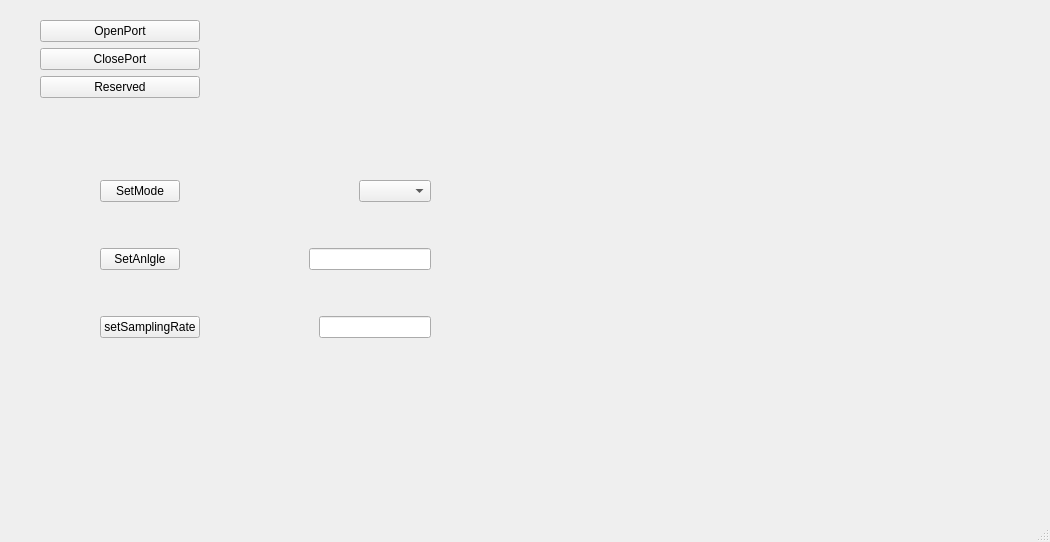
<?xml version="1.0" encoding="UTF-8"?>
<ui version="4.0">
 <class>MainWindow</class>
 <widget class="QMainWindow" name="MainWindow">
  <property name="geometry">
   <rect>
    <x>0</x>
    <y>0</y>
    <width>1050</width>
    <height>542</height>
   </rect>
  </property>
  <property name="windowTitle">
   <string>MainWindow</string>
  </property>
  <property name="styleSheet">
   <string notr="true"/>
  </property>
  <widget class="QWidget" name="centralwidget">
   <widget class="QWidget" name="verticalLayoutWidget">
    <property name="geometry">
     <rect>
      <x>40</x>
      <y>20</y>
      <width>160</width>
      <height>80</height>
     </rect>
    </property>
    <layout class="QVBoxLayout" name="VBoxLayout_ComPortSettings">
     <item>
      <widget class="QPushButton" name="PushButton_OpenPort">
       <property name="text">
        <string>OpenPort</string>
       </property>
      </widget>
     </item>
     <item>
      <widget class="QPushButton" name="PushButton_ClosePort">
       <property name="text">
        <string>ClosePort</string>
       </property>
      </widget>
     </item>
     <item>
      <widget class="QPushButton" name="PushButton_Reserved">
       <property name="text">
        <string>Reserved</string>
       </property>
      </widget>
     </item>
    </layout>
   </widget>
   <widget class="QWidget" name="verticalLayoutWidget_2">
    <property name="geometry">
     <rect>
      <x>100</x>
      <y>140</y>
      <width>331</width>
      <height>241</height>
     </rect>
    </property>
    <layout class="QVBoxLayout" name="verticalLayout">
     <item>
      <layout class="QHBoxLayout" name="horizontalLayout_3">
       <item>
        <widget class="QPushButton" name="pushButton_SetMode">
         <property name="text">
          <string>SetMode</string>
         </property>
        </widget>
       </item>
       <item>
        <spacer name="horizontalSpacer">
         <property name="orientation">
          <enum>Qt::Orientation::Horizontal</enum>
         </property>
         <property name="sizeHint" stdset="0">
          <size>
           <width>40</width>
           <height>20</height>
          </size>
         </property>
        </spacer>
       </item>
       <item>
        <widget class="QComboBox" name="comboBox_SetModeSelection"/>
       </item>
      </layout>
     </item>
     <item>
      <layout class="QHBoxLayout" name="horizontalLayout_2">
       <item>
        <widget class="QPushButton" name="pushButton_SetAngle">
         <property name="text">
          <string>SetAnlgle</string>
         </property>
        </widget>
       </item>
       <item>
        <spacer name="horizontalSpacer_2">
         <property name="orientation">
          <enum>Qt::Orientation::Horizontal</enum>
         </property>
         <property name="sizeHint" stdset="0">
          <size>
           <width>40</width>
           <height>20</height>
          </size>
         </property>
        </spacer>
       </item>
       <item>
        <widget class="QLineEdit" name="lineEdit_SetAngleInput">
         <property name="inputMask">
          <string/>
         </property>
         <property name="text">
          <string extracomment="Set"/>
         </property>
         <property name="placeholderText">
          <string/>
         </property>
        </widget>
       </item>
      </layout>
     </item>
     <item>
      <layout class="QHBoxLayout" name="horizontalLayout_4">
       <item>
        <widget class="QPushButton" name="pushButton_SetSamplingRate">
         <property name="text">
          <string>setSamplingRate</string>
         </property>
        </widget>
       </item>
       <item>
        <spacer name="horizontalSpacer_3">
         <property name="orientation">
          <enum>Qt::Orientation::Horizontal</enum>
         </property>
         <property name="sizeHint" stdset="0">
          <size>
           <width>40</width>
           <height>20</height>
          </size>
         </property>
        </spacer>
       </item>
       <item>
        <widget class="QLineEdit" name="lineEdit_SetSamplingRateInput">
         <property name="inputMask">
          <string/>
         </property>
         <property name="text">
          <string extracomment="Set"/>
         </property>
         <property name="placeholderText">
          <string/>
         </property>
        </widget>
       </item>
      </layout>
     </item>
    </layout>
   </widget>
  </widget>
  <widget class="QMenuBar" name="menubar">
   <property name="geometry">
    <rect>
     <x>0</x>
     <y>0</y>
     <width>1050</width>
     <height>19</height>
    </rect>
   </property>
  </widget>
  <widget class="QStatusBar" name="statusbar"/>
 </widget>
 <resources/>
 <connections/>
</ui>
